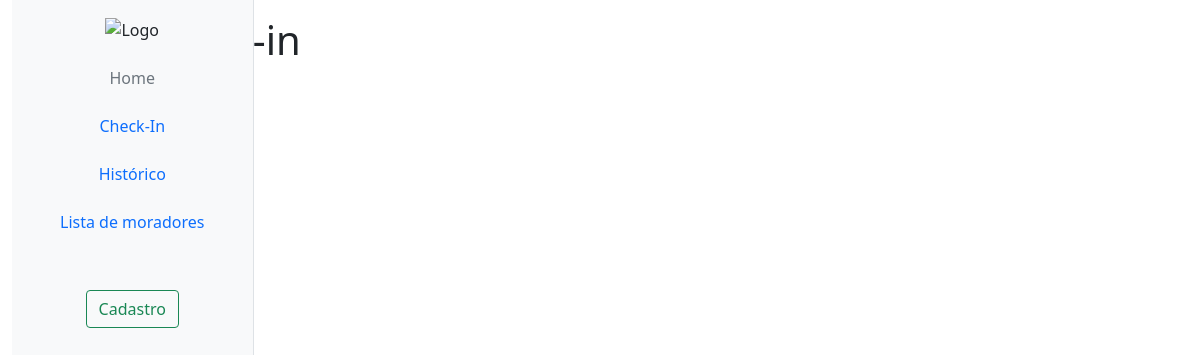
Before: /lista.php with the older database file.
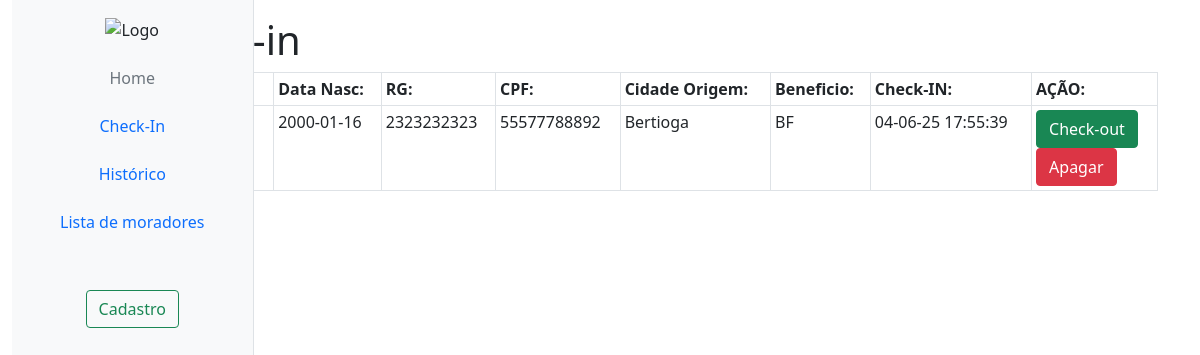
After: the same page with the newer database file.
### tables this page shows
CREATE TABLE hospedagens(
    id INTEGER PRIMARY KEY AUTOINCREMENT,
    morador_id INTEGER,
    data_checkin TEXT,
    data_checkout TEXT,
    jantou TEXT,
    banho TEXT,
    passagem TEXT,
    destino TEXT,
    atendente TEXT,
    FOREIGN KEY (morador_id) REFERENCES moradores(id)
    );

CREATE TABLE moradores(
    id INTEGER PRIMARY KEY AUTOINCREMENT,
    nome TEXT NOT NULL,
    data_nasc TEXT NOT NULL,
    rg TEXT NOT NULL,
    cpf TEXT NOT NULL,
    cidade_origem TEXT NOT NULL,
    beneficio TEXT NOT NULL
    );

### lista.php (the view, shortened to what this page needs)
<?php
require 'Formularios/processo.php';
$sql = "SELECT h.id AS hospedagens, m.id AS morador_id, m.nome, m.data_nasc, m.rg, m.cpf, m.cidade_origem, m.beneficio,  h.data_checkin
FROM moradores m
JOIN hospedagens h on m.id = h.morador_id
WHERE h.data_checkout IS NULL
ORDER BY h.data_checkin ASC";
$stmt = $db->prepare($sql);
$stmt->execute();
$moradores = $stmt->fetchAll(PDO::FETCH_ASSOC);
?>
<!DOCTYPE html>
<html lang="pt-br">
    <head>
        <link href="https://cdn.jsdelivr.net/npm/bootstrap@5.0.2/dist/css/bootstrap.min.css" rel="stylesheet">
    </head>
    <body>
      <div class="container-fluid">
    <nav class="col-md d-none d-md-block bg-light sidebar vh-100 position-fixed border-end">
      <div class="position-sticky pt-3">
        <ul class="nav flex-column text-center">
          <li class="mb-3">
            <img src="https://www.aparecida.sp.gov.br/img/logo_rodape.png" class="img-fluid px-3" alt="Logo">
          </li>
        <li class="nav-item"><a href="index.html" class="nav-link px-2 mb-2 text-secondary">Home</a></li>
          <li class="nav-item"><a href="lista.php" class="nav-link px-2 mb-2">Check-In</a></li>
          <li class="nav-item"><a href="checarlista.php" class="nav-link px-2 mb-2">Histórico</a></li>
          <li class="nav-item"><a href="fazcheckin.php" class="nav-link px-5 mb-5">Lista de moradores</a></li>
          <li class="nav-item"><a href="cadmorador.html" class="btn btn-outline-success mb-5">Cadastro</a></li>
        </ul>
      </div>
      </nav>
      <div>
        <div class="container pt-3">
        <h1>Lista Check-in</h1>
        <?php if (count($moradores) > 0): ?>
        <table class="table table-bordered table-sm table-hover table-responsive">
            <tr>
                <th>Nome:</th>
                <th>Data Nasc:</th>
                <th>RG:</th>
                <th>CPF:</th>
                <th>Cidade Origem:</th>
                <th>Beneficio:</th>
                <th>Check-IN:</th>
                <th>AÇÃO:</th>
            </tr>
            <?php foreach ($moradores as $m): ?>
                <tr>
                <td><?php echo ($m['nome'])?></td>
                <td><?php echo ($m['data_nasc'])?></td>
                <td><?php echo ($m['rg'])?></td>
                <td><?php echo ($m['cpf'])?></td>
                <td><?php echo ($m['cidade_origem'])?></td>
                <td><?php echo ($m['beneficio'])?></td>
                <td><?php echo ($m['data_checkin'])?></td>
                <td>
                <form method="get" action = "Formularios/checkout.php" onsubmit="return confirm('Deseja confirmar o check-out?')">
                    <button class="btn btn-success" type = "submit">Check-out</button>
                </form>
                <form method="post" action = "Formularios/delete.php" onsubmit="return confirm('Confirma a exclusão do registro?')">
                    <button class="btn btn-danger" type = "submit">Apagar</button>
                </form>
                </td>
                </tr>
            <?php endforeach; ?>
        </table>
        </div>
        <?php endif; ?>
        </div>
    </body>
    </html>

Changed rows visible on the page:
added hospedagens: morador.data_nasc "2000-01-16", morador.rg "2323232323", morador.cpf "55577788892", morador.cidade_origem "Bertioga", morador.beneficio "BF", data_checkin "04-06-25 17:55:39"
Other visible differences:
text now shown: "Data Nasc: RG: CPF: Cidade Origem: Beneficio: Check-IN: AÇÃO:"
